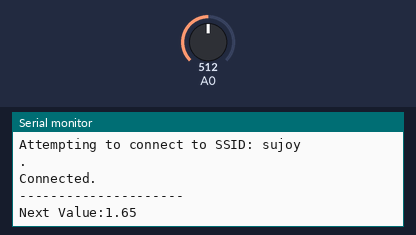
Recording of a sketch running on a simulated ESP8266 (NodeMCU). Shown: the last lines printed to the serial monitor. The inputs (shaded band) are chosen by the test bench; at power-on: A0 = 512. WiFi joins after 1.5 s; servers stay silent unless stated.

Above: at 18.0 s.
18.1 s: A0 set to 716
At 20.8 s:
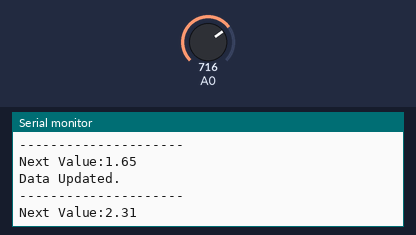
33.3 s: A0 set to 900
At 36.1 s:
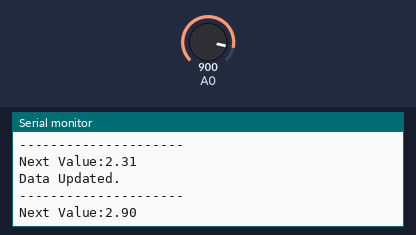
Timing chart, 0 to 37.6 s (numbered marks = the images above; inputs shaded):
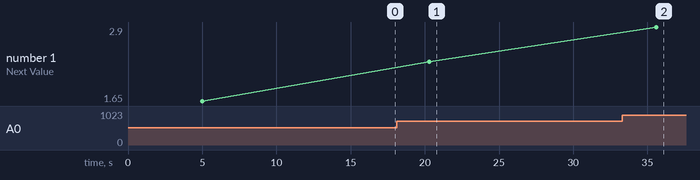

The sketch:

iot_co2_modified.ino
```cpp
#include "ThingSpeak.h"
#include <ESP8266WiFi.h>
int x = 0;
float vref = 3.3;
float resolution = vref/1023;
float CO2_PPM;
//----------- Enter you Wi-Fi Details---------//
char ssid[] = "sujoy";   // your network SSID (name)
char pass[] = "sumit@123";   // your network password
//-------------------------------------------//

//----------- Channel Details -------------//
unsigned long Channel_ID = 1395047; // Channel ID
const int Field_number = 1; // Don't change
const char * WriteAPIKey = "DVDVZAGHY8BEKBIH"; // Your write API Key
// ----------------------------------------//

WiFiClient  client;

void setup()
{
  Serial.begin(115200);
  WiFi.mode(WIFI_STA);
  ThingSpeak.begin(client);
}

void loop()
{
  internet();
  get_value();
  upload();
}

void upload()
{
  internet();
  x = ThingSpeak.writeField(Channel_ID, Field_number,CO2_PPM, WriteAPIKey);
  if (x == 200)Serial.println("Data Updated.");
  if (x != 200)
  {
    Serial.println("Data upload failed, retrying....");
    delay(15000);
    upload();
  }
}

void internet()
{
  if (WiFi.status() != WL_CONNECTED)
  {
    Serial.print("Attempting to connect to SSID: ");
    Serial.println(ssid);
    while (WiFi.status() != WL_CONNECTED)
    {
      WiFi.begin(ssid, pass);
      Serial.print(".");
      delay(5000);
    }
    Serial.println("\nConnected.");
  }
}

void get_value()
{
float vout = analogRead(A0);
CO2_PPM =(vout*resolution);
 Serial.println("---------------------");
 Serial.print("Next Value:");
 Serial.println(CO2_PPM);
 delay(15000);
}
```

Measured:
- after the input at 18.1 s, the serial monitor: prints a new line after 2.2 s (image 1)
- after the input at 33.3 s, the serial monitor: prints a new line after 2.3 s (image 2)
- plotted number 1: 1.65 → 2.31 after the input at 18.1 s, 2.31 → 2.9 after the input at 33.3 s
